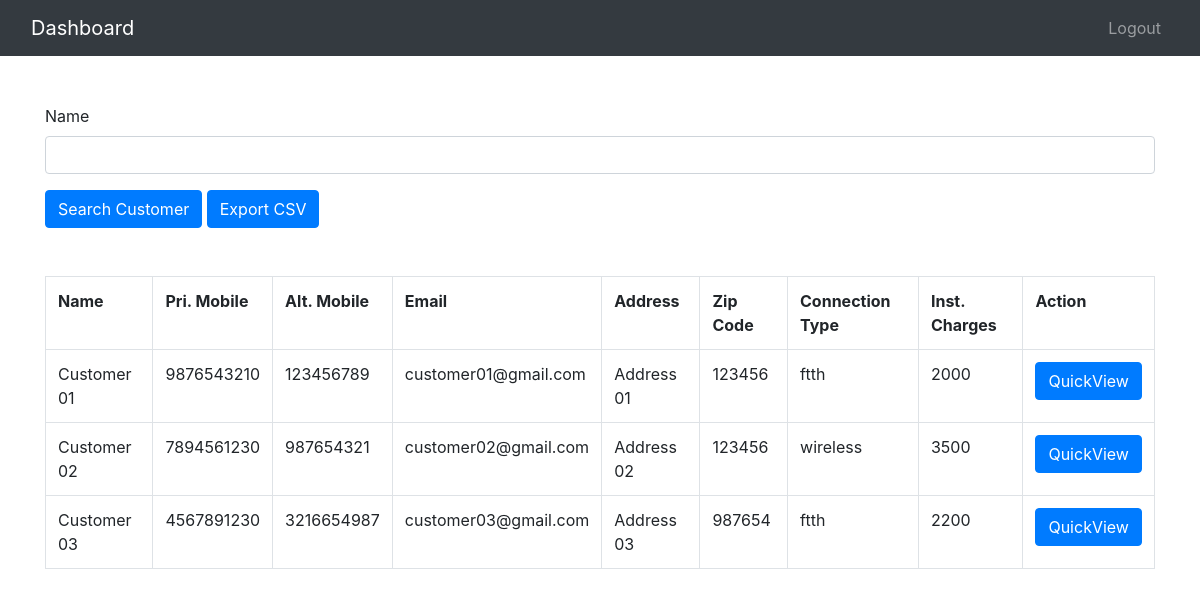
/customers, run on an earlier commit of the app's database.
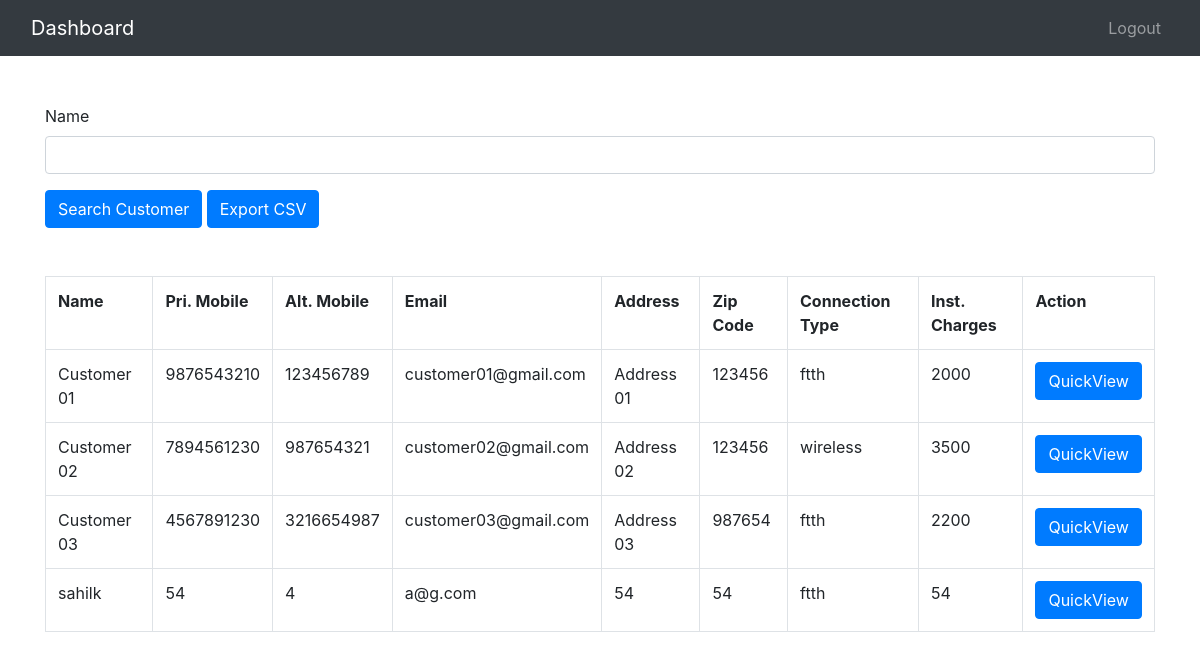
And on a later commit of the database.
### customers/models.py (models this page shows, shortened)
class Customer(models.Model):
    name = models.CharField(max_length=100, primary_key = True , blank = True)
    email = models.CharField(max_length=100, default= "admin@ithreesystem.com")
    primary_mobile = models.IntegerField( default=0 , blank = True)
    alternate_mobile = models.IntegerField( default=0 )
    address = models.CharField(max_length=400, default="Jejuri")
    city = models.CharField(max_length=10, default="Jejuri")
    state = models.CharField(max_length=15, default="Maharashtra")
    zipcode = models.IntegerField (default=0, blank=True)
    connection_type = models.CharField( max_length=20 ,default="not selected")
    cat_6_cable_length= models.IntegerField( )
    p2p_device_price= models.IntegerField( )
    wireless_router_price= models.IntegerField( )
    ftth_fiber_length= models.IntegerField( )
    closer_box = models.CharField(max_length=5 )
    patch_cord= models.IntegerField(blank=True )
    ftth_router_price= models.IntegerField()
    installation_charges= models.IntegerField( default=0)
    username= models.CharField(max_length=10, default="username")
    password= models.CharField(max_length=10, default="password")
    customer_photo= models.ImageField(upload_to="media", blank=True)
    kYC_document= models.ImageField(upload_to="media", blank=True)

### customers/views.py (the view)
# urls.py: path('customers', views.customersList),
def customersList(request):
    customer_list=Customer.objects.all()
    form = CustomerSearchForm(request.POST )
    context = {
        "form": form,
        "customer_list": customer_list,
    }
    if request.method == 'POST':
        customer_list=Customer.objects.filter(name = form['name'].value())
        context = {
        "form": form,
        "customer_list": customer_list,
    }
    return render (request, 'customers/customers_list.html',context)

### customers/forms.py
class CustomerSearchForm(forms.ModelForm):
    class Meta:
        model = Customer
        fields= ['name' ]

### customers/templates/customers/customers_list.html (shortened to what this page needs)
{% extends 'customers/basic.html'%}
{%block content%}
{% load crispy_forms_filters %}
<form method="post">
<div class="container my-5">
{{form|crispy}}
<input class="btn btn-primary" type="submit" value="Search Customer" />
<a href = "{% url 'export-csv' %}" class="btn btn-primary">Export CSV</a>
</div>
</form>
   {% if customer_list %}
   <div class="container my-5">
   <table class="table table-bordered" border="1">
    <tr>
        <th>Name</th>
        <th>Pri. Mobile</th>
        <th>Alt. Mobile</th>
        <th>Email</th>
        <th>Address</th>
        <th>Zip Code</th>
        <th>Connection Type</th>
        <th>Inst. Charges</th>
        <th>Action</th>
    </tr>
    {% for cs in customer_list %}
    <tr>
    <td>{{cs.name}}</td>
    <td>{{cs.primary_mobile}}</td>
    <td>{{cs.alternate_mobile}}</td>
    <td>{{cs.email}}</td>
    <td>{{cs.address}}</td>
    <td>{{cs.zipcode}}</td>
    <td> {{cs.connection_type}}</td>
    <td>{{cs.installation_charges}}</td>
    <td ><a href="/customers/{{cs.name}}"><button id="cus{{cs.name}}" class="btn btn-primary cart">QuickView</button></a></td>
   </tr>
  {% endfor %}
  </table>
  {% else %}
   <h2>No Data</h2>
  {% endif %}
</div>
{%endblock%}

What changed in the data, as far as the page shows it:
added Customer: name "sahilk", primary_mobile "54", alternate_mobile "4", email "a@g.com", address "54", zipcode "54", connection_type "ftth", installation_charges "54"
